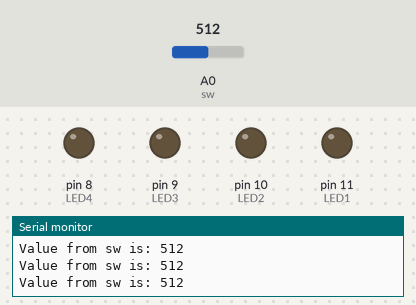
Simulated run of this sketch. Board: Arduino Uno, built with avr-gcc and run on an emulated ATmega328P. Parts: output pins drawn as LEDs (lit = HIGH), the last lines printed to the serial monitor. The inputs (shaded band) are chosen by the test bench; at power-on: A0 (sw) = 512.

Above: at 1.2 s.
1.3 s: A0 (sw) set to 0
At 1.7 s:
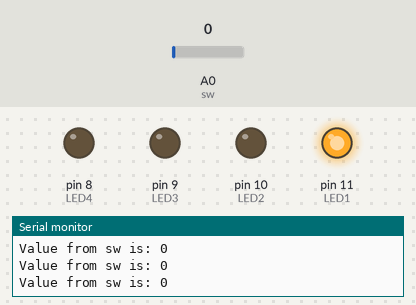
2.8 s: A0 (sw) set to 122
At 4.3 s:
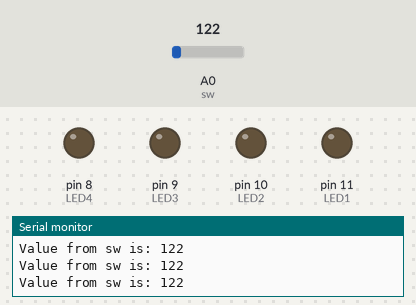
Timing chart, 0 to 5.8 s (numbered marks = the images above; inputs shaded):
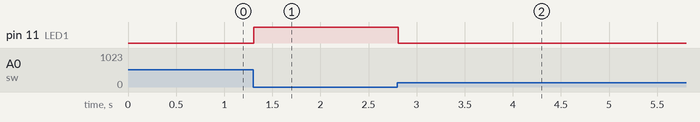

Measured:
- after the input at 1.3 s, pin 11 (LED1): LOW → HIGH at once
- after the input at 2.8 s, pin 11 (LED1): HIGH → LOW at once

The sketch:

4_1.ino
```cpp
#define sw 0
#define LED1 11
#define LED2 10
#define LED3 9
#define LED4 8

void setup() {
  // put your setup code here, to run once:
  Serial.begin(9600);
  pinMode(LED1, OUTPUT);
  pinMode(LED2, OUTPUT);
  pinMode(LED3, OUTPUT);
  pinMode(LED4, OUTPUT);
}

void loop() {
  // put your main code here, to run repeatedly:
  int adc = analogRead(sw);
  Serial.print("Value from sw is: ");
  Serial.println(adc);
  if (adc == 0) {
    digitalWrite(LED1, HIGH);
  }
  else if (adc == 415) {
    digitalWrite(LED2, HIGH);
  }
  else if (adc == 614) {
    digitalWrite(LED3, HIGH);
  }
  else if (adc == 827) {
    digitalWrite(LED4, HIGH);
  }
  else {
    digitalWrite(LED1, LOW);
    digitalWrite(LED2, LOW);
    digitalWrite(LED3, LOW);
    digitalWrite(LED4, LOW);
  }
  delay(100);
}
```
